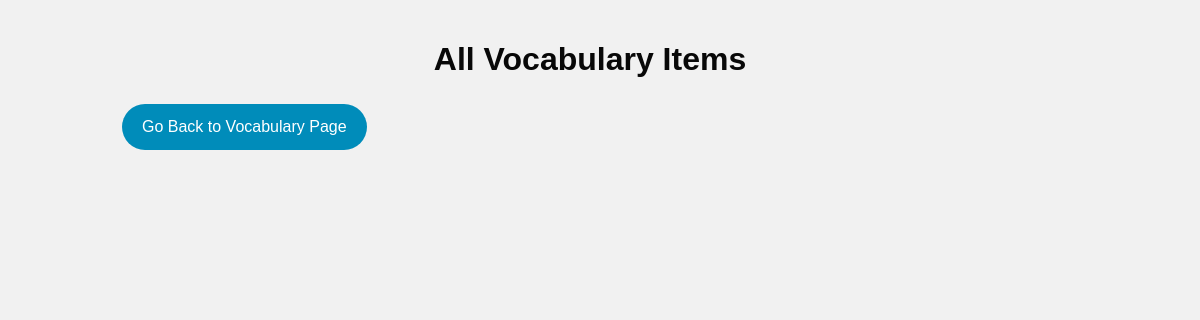
Page /vocabulary/all on the earlier database version.
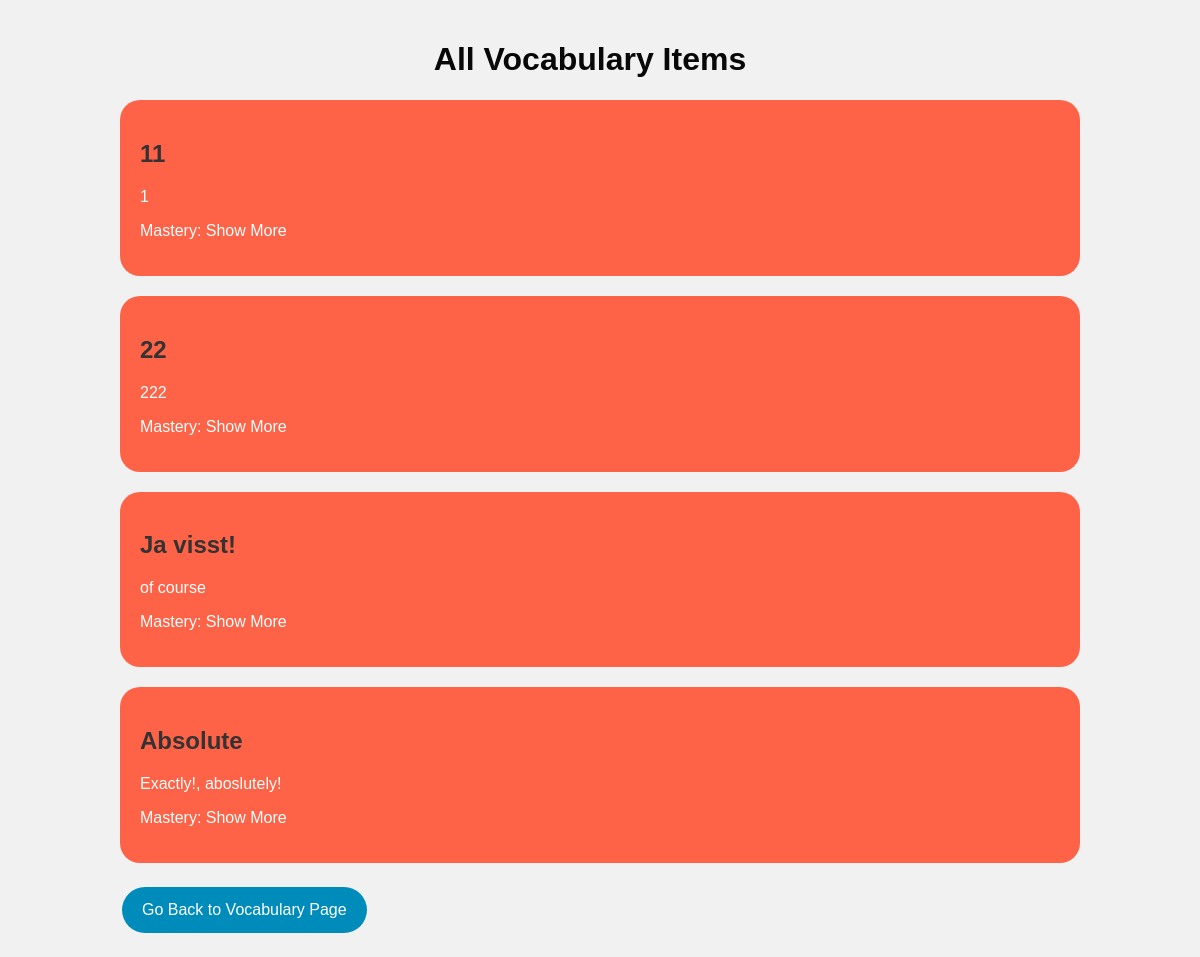
Same page on the later database version.
### language_learning_platform/models/models.py (models this page shows, shortened)
class Vocabulary(db.Model):
    __tablename__ = 'vocabulary'
    id = db.Column(db.Integer, primary_key=True)
    title = db.Column(db.String(80), nullable=False)
    description = db.Column(db.String(200), nullable=False)
    mastery = db.Column(db.String(20), nullable=False, default='Show More')

### language_learning_platform/routes/vocabulary.py (the view)
@vocabulary.route('/all', methods=['GET'])
def all_vocabulary():
    vocab_items = Vocabulary.query.all()
    return render_template('all_vocabulary.html', items=vocab_items)

### templates/all_vocabulary.html (shortened to what this page needs)
{% extends 'base.html' %}
{% block content %}
<div style="text-align: center; margin-right: 20px;">
    <h1 style="color: #080808;">All Vocabulary Items</h1>
</div>
{% for item in items %}
    <div class="item-card">
        <h2>{{ item.title }}</h2>
        <p>{{ item.description }}</p>
        <p>Mastery: {{ item.mastery }}</p>
    </div>
{% endfor %}
<a href="{{ url_for('vocabulary.vocabulary_page') }}" class="button">Go Back to Vocabulary Page</a>
{% endblock %}

### templates/base.html (shortened to what this page needs)
<!DOCTYPE html>
<html>
<head>
    <link rel="stylesheet" type="text/css" href="{{ url_for('static', filename='style.css') }}">
</head>
<body>
    <div class="container">
        {% block content %}
        {% endblock %}
    </div>
</body>
</html>

### static/style.css (style rules this page uses)
body { font-family: Arial, sans-serif; margin: 0; padding: 0; background-color: #f1f1f1; }
.container { width: 80%; margin: 0 auto; padding: 20px; }
h1, h2, h3 { color: #333; }
a { color: #0066cc; text-decoration: none; }

### templates/all_vocabulary.html (style rules this page uses)
.item-card { background-color: #ff6347; border-radius: 20px; padding: 20px; margin-bottom: 20px; color: white; }
.button { background-color: #008CBA; border: none; color: white; padding: 14px 20px; text-align: center; text-decoration: none; display: inline-block; font-size: 16px; margin: 4px 2px; cursor: pointer; border-radius: 50px; }

Differences in the rows shown:
added Vocabulary: title "11", description "1", mastery "Show More"
added Vocabulary: title "22", description "222", mastery "Show More"
added Vocabulary: title "Ja visst!", description "of course", mastery "Show More"
added Vocabulary: title "Absolute", description "Exactly!, aboslutely!", mastery "Show More"
